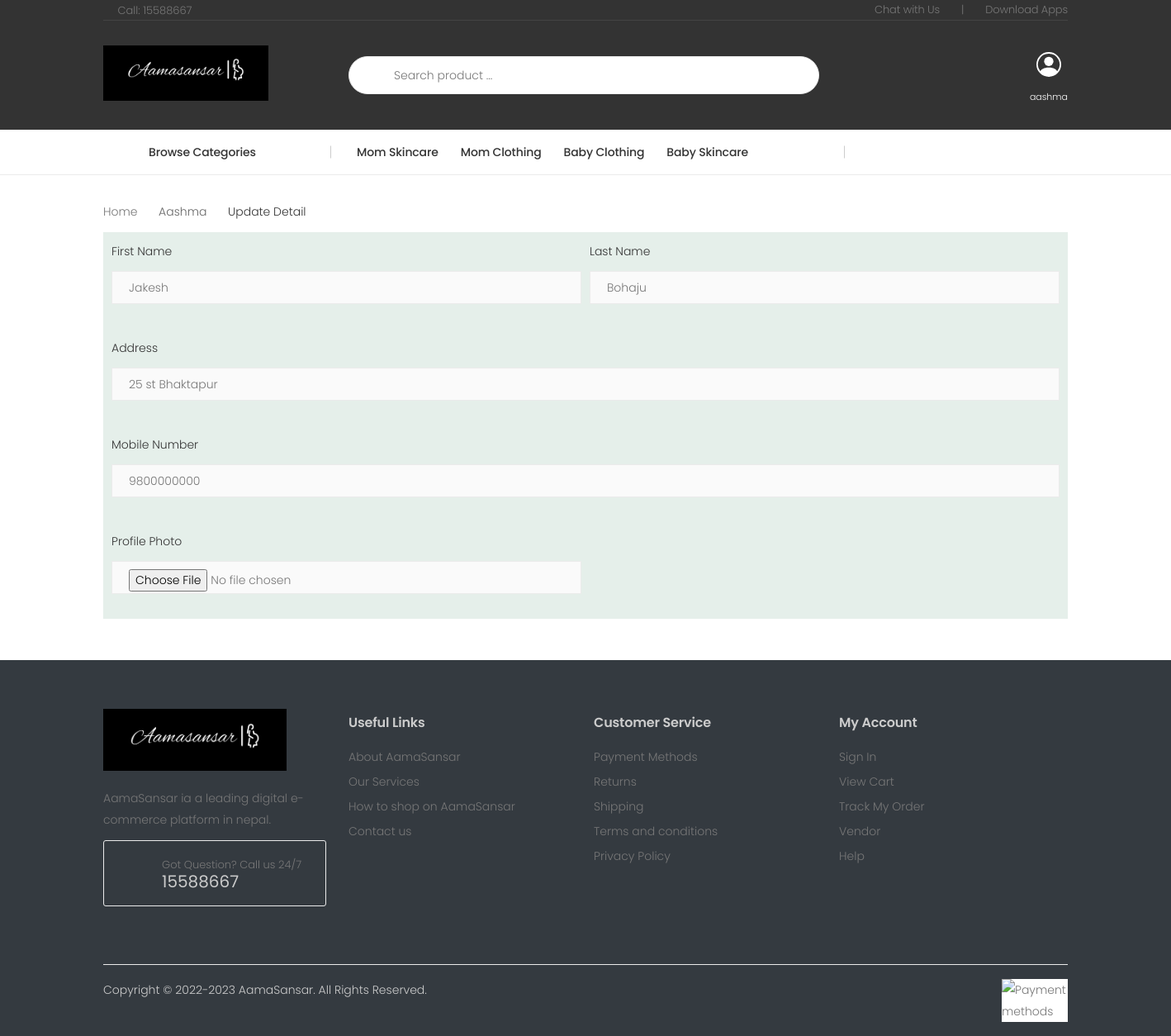
/update-profile/aaa/2 (signed in), run on the app's committed database.
### ecomadmin/models.py (models this page shows, shortened)
class About(models.Model):
    title = models.CharField(max_length=200)
    description = models.CharField(max_length=1000)
    logo = models.ImageField(blank=True, null=True, upload_to="AboutUs")
    photo = models.ImageField(blank=True, null=True, upload_to="AboutUs")
    phoneNo = models.CharField(max_length=9)
    mobileNo = models.CharField(max_length=10, blank=True, null=True)
    address = models.CharField(max_length=100)
    slug = models.SlugField()

### vendor/models.py (models this page shows)
class EcommerceUser(AbstractUser):
    is_vendor = models.BooleanField(default=False)
    is_OTP_verified = models.BooleanField(default=False)

### store/models.py (models this page shows, shortened)
class Category(models.Model):
    title = models.CharField(max_length=50)
    slug = models.SlugField()
    class Meta:
        verbose_name_plural = 'Categories'

### store/views.py (the view, shortened to what this page needs)
# urls.py: path('update-profile/<str:username>/<int:pk>', UpdateProfileView.as_view(), name='update_profile'),
class UpdateProfileView(LoginRequiredMixin, UpdateView):
    template_name = "store/update_profile_form.html"
    fields = ['first_name', 'last_name', 'address', 'mobileNo', 'photo', 'user']
    model = CustomerProfile
    def get_context_data(self, **kwargs):
        context = super().get_context_data(**kwargs)
        try:
            context['about'] = About.objects.all().first()
            context['categories'] = Category.objects.all()
            context['profile'] = CustomerProfile.objects.get(user=self.request.user.id)
        except:
            pass
        return context
    def get_queryset(self):
        return CustomerProfile.objects.filter(id=self.kwargs.get('pk'))

### store/context_processors.py (called while the page is built)
def cart(request):
    return {'cart': Cart(request)}

### store/templatetags/menu.py (called while the page is built)
@register.inclusion_tag('core/menu.html')
def menu():
    categories = Category.objects.all().order_by('?')
    return {'categories': categories}

### store/templates/store/update_profile_form.html (shortened to what this page needs)
{% extends '_frontend.html' %}
{% block frontend_content %}
    <div class="container-fluid pt-2">
        <main class="main">
            <nav aria-label="breadcrumb" class="breadcrumb-nav border-0 mb-0">
                <div class="container d-flex align-items-center">
                    <ol class="breadcrumb">
                        <li class="breadcrumb-item"><a href="{% url 'frontpage' %}">Home</a></li>
                        <li class="breadcrumb-item">{{ request.user.username }}</li>
                        <li class="breadcrumb-item active" aria-current="page">Update Detail</li>
                    </ol>
                </div>
            </nav>
            <div class="page-content">
                <div class="container">
                    <form method="post" action="" enctype="multipart/form-data" style="background-color: #e5efea">
                        <div class="form-row p-3">
                            <div class="form-group col-md-6">
                                <label class="text-dark" for="firstName">First Name</label>
                                <input type="text" class="form-control" id="firstName" name="first_name"
                                       {% if profile %}value="{{ profile.first_name }}"{% endif %} placeholder="Jakesh">
                            </div>
                            <div class="form-group col-md-6">
                                <label class="text-dark" for="lastName">Last Name</label>
                                <input type="text" class="form-control" id="lastName" name="last_name"
                                       {% if profile %}value="{{ profile.last_name }}"{% endif %} placeholder="Bohaju">
                            </div>
                        </div>
                        <div class="form-group p-3">
                            <label class="text-dark" for="address">Address</label>
                            <input type="text" class="form-control" id="address" name="address"
                                   placeholder="25 st Bhaktapur">
                        </div>
                        <div class="form-group p-3">
                            <label class="text-dark" for="mobileNumber">Mobile Number</label>
                            <input type="text" class="form-control" id="mobileNumber" name="mobileNo"
                                   placeholder="9800000000">
                        </div>
                        <div class="form-row p-3">
                            <div class="form-group col-md-6">
                                <label class="text-dark" for="photo">Profile Photo</label>
                                <input type="file" class="form-control" id="photo" name="photo"
                                        {% if profile.photo %}{{ profile.photo }} {% endif %}>
                            </div>
                            <div class="form-group col-md-4">
                            </div>
                        </div>
                    </form>
                </div>
            </div>
        </main>
    </div>
{% endblock %}

### templates/_frontend.html (shortened to what this page needs)
{% load static %}
{% load menu %}
<!DOCTYPE html>
<html lang="en">
<head>
    <link rel="stylesheet" href="{% static 'dashboard/vendor/fontawesome-free/css/all.min.css' %}">
    <link rel="stylesheet" href="{% static 'frontend/assets/css/bootstrap.min.css' %}">
    <link rel="stylesheet" href="{% static 'frontend/assets/css/plugins/owl-carousel/owl.carousel.css' %}">
    <link rel="stylesheet" href="{% static 'frontend/assets/css/plugins/magnific-popup/magnific-popup.css' %}">
    <link rel="stylesheet" href="{% static 'frontend/assets/css/plugins/jquery.countdown.css' %}">
    <link rel="stylesheet" href="{% static 'frontend/assets/css/style.css' %}">
    <link rel="stylesheet" href="{% static 'frontend/assets/css/skins/skin-demo-3.css' %}">
    <link rel="stylesheet" href="{% static 'frontend/assets/css/demos/demo-3.css' %}">
</head>
<body>
<div class="page-wrapper">
    <header class="header header-intro-clearance header-3">
        <div class="header-top">
            <div class="container">
                <div class="header-left">
                    <a href="tel:#"><i class="icon-phone"></i>Call:  {{ about.phoneNo }}</a>
                </div>
                <div class="header-right">
                    <ul class="top-menu">
                        <li>
                            <ul>
                                <li>
                                    <a href="#">Chat with Us</a>
                                </li>
                                <li>|</li>
                                <li>
                                    <a href="#">Download Apps</a>
                                </li>
                            </ul>
                        </li>
                    </ul>
                </div>
            </div>
        </div>
        <div class="header-middle">
            <div class="container">
                <div class="header-left">
                    <a href="{% url 'frontpage' %}" class="logo">
                        <img src="{{ about.logo.url }}" alt="{{ about.title }}" width="20%" height="20">
                    </a>
                </div>
                <div class="header-center">
                    <div class="header-search header-search-extended header-search-visible d-none d-lg-block">
                        <form action="{% url 'search' %}" method="get">
                            <div class="header-search-wrapper search-wrapper-wide">
                                <button class="btn btn-primary" type="submit"><i class="icon-search"></i></button>
                                <input type="search" class="form-control" name="query" id="query"
                                       placeholder="Search product ..." required>
                            </div>
                        </form>
                    </div>
                </div>
                <div class="header-right">
                    {% if request.user.is_authenticated %}
                        <div class="dropdown cart-dropdown">
                            {% if request.user.is_superuser %}
                                <a href="{% url 'dashboard:admin_index' %}" class="button dropdown-toggle" role="button"
                                   aria-haspopup="true"
                                   aria-expanded="false">
                                    <div class="icon">
                                        <svg xmlns="http://www.w3.org/2000/svg" width="30" height="30"
                                             fill="currentColor"
                                             class="bi bi-box-arrow-in-right" viewBox="0 0 16 16">
                                            <path d="M11 6a3 3 0 1 1-6 0 3 3 0 0 1 6 0z"/>
                                            <path fill-rule="evenodd"
                                                  d="M0 8a8 8 0 1 1 16 0A8 8 0 0 1 0 8zm8-7a7 7 0 0 0-5.468 11.37C3.242 11.226 4.805 10 8 10s4.757 1.225 5.468 2.37A7 7 0 0 0 8 1z"/>
                                        </svg>
                                    </div>
                                    <p class="text-white pt-2">{{ request.user.username }}</p>
                                </a>
                            {% elif request.user.is_vendor %}
                                <a href="{% url 'seller' request.user.id %}" class="dropdown-toggle button"
                                   role="button"
                                   aria-haspopup="true"
                                   aria-expanded="false">
                                    <div class="icon">
                                    </div>
                                    <p class="text-white pt-2">{{ request.user.username }}</p>
                                </a>
                            {% endif %}
                        </div>
                    {% endif %}
                </div>
            </div>
        </div>
        <div class="header-bottom sticky-header">
            <div class="container">
                <div class="header-left">
                    <div class="dropdown category-dropdown">
                        <a href="#" class="dropdown-toggle" role="button" data-toggle="dropdown"
                           aria-haspopup="true"
                           aria-expanded="false" data-display="static" title="Browse Categories">
                            Browse Categories <i class="icon-angle-down"></i>
                        </a>
                    </div>
                </div>
                <div class="header-center">
                    <nav class="main-nav">
                        <ul class="menu sf-arrows">
                            {% menu %}
                        </ul>
                    </nav>
                </div>
            </div>
        </div>
    </header>
    {% block frontend_content %}{% endblock %}
    <footer class="footer bg-dark">
        <div class="footer-middle">
            <div class="container">
                <div class="row">
                    <div class="col-sm-6 col-lg-3">
                        <div class="widget widget-about">
                            <img src="{{ about.logo.url }}" class="footer-logo" alt="{{ about.title }}"
                                 width="80%" height="50%">
                            <p>{{ about.description | truncatewords:15 }}</p>
                            <div class="widget-call">
                                <i class="icon-phone"></i>
                                Got Question? Call us 24/7
                                <a class="text-light" href="tel:#">  {{ about.phoneNo }}</a>
                            </div>
                        </div>
                    </div>
                    <div class="col-sm-6 col-lg-3">
                        <div class="widget">
                            <h4 class="widget-title text-light">Useful Links</h4>
                            <ul class="widget-list">
                                <li><a href="#">About AamaSansar</a></li>
                                <li><a href="#">Our Services</a></li>
                                <li><a href="#">How to shop on AamaSansar</a></li>
                                <li><a href="#">Contact us</a></li>
                            </ul>
                        </div>
                    </div>
                    <div class="col-sm-6 col-lg-3">
                        <div class="widget">
                            <h4 class="widget-title text-light">Customer Service</h4>
                            <ul class="widget-list">
                                <li><a href="#">Payment Methods</a></li>
                                <li><a href="#">Returns</a></li>
                                <li><a href="#">Shipping</a></li>
                                <li><a href="#">Terms and conditions</a></li>
                                <li><a href="#">Privacy Policy</a></li>
                            </ul>
                        </div>
                    </div>
                    <div class="col-sm-6 col-lg-3">
                        <div class="widget">
                            <h4 class="widget-title text-light">My Account</h4>
                            <ul class="widget-list">
                                <li><a href="#">Sign In</a></li>
                                <li><a href="#">View Cart</a></li>
                                <li><a href="#">Track My Order</a></li>
                                <li><a href="#">Vendor</a></li>
                                <li><a href="#">Help</a></li>
                            </ul>
                        </div>
                    </div>
                </div>
            </div>
        </div>
        <div class="footer-bottom bg-dark">
            <div class="container">
                <p class="footer-copyright text-light">Copyright © 2022-{% now "Y" %} {{ about.title }}. All Rights
                    Reserved.</p>
                <figure class="footer-payments">
                    <img class="bg-white" src="{% static 'image/khalti.png' %}" alt="Payment methods" width="80"
                         height="50">
                </figure>
            </div>
        </div>
    </footer>
</div>
</body>
</html>

### core/templates/core/menu.html
{% for category in categories|slice:'6' %}
    <li class="megamenu-container">
        <a href="{% url 'category_detail' category.slug %}">{{ category.title }}</a>
    </li>
{% endfor %}

### static/frontend/assets/css/skins/skin-demo-3.css (style rules this page uses)
a { color:#fcb941 }
.header-3 .header-search-extended .btn,.header-4 .header-search-extended .btn { background-color:transparent;color:#333 }
.btn-primary { color:#fff;background-color:#fcb941;border-color:#fcb941;box-shadow:none }
.header-bottom .menu>li>a:before { background-color:#fcb941 }
.category-dropdown .dropdown-toggle:before { background-color:#fcb941 }

### static/frontend/assets/css/demos/demo-3.css (style rules this page uses)
.footer .footer-middle { border-top:none;padding-bottom:3rem }
.footer .widget-title { font-weight:600 }
.widget-list a { position:relative }
.widget-list a:before { content:'';display:block;position:absolute;left:0;bottom:0;width:100%;height:.1rem;background-color:#fcb941;transform-origin:right center;transform:scale(0, 1);transition:transform .3s ease }
.widget-about p:last-of-type { margin-bottom:1.2rem }
.widget-call { position:relative;font-size:1.3rem;padding:2.1rem 2rem 1.6rem 7rem;border:.1rem solid #ebebeb;border-radius:.3rem;line-height:1.25;max-width:270px }
.widget-call i { display:inline-block;color:#fcb941;font-size:3rem;line-height:1;position:absolute;left:2rem;top:50%;transform:translateY(-50%);-ms-transform:translateY(-50%) }
.widget-call a { display:block;font-weight:400;font-size:2rem;color:#333333 }
.footer-bottom .container { padding-top:1.75rem;padding-bottom:1.75rem }

### data on the page
About: phoneNo "15588667", logo (picture), description "AamaSansar ia a leading digital e-commerce platform in nepal.", title "AamaSansar"
EcommerceUser: user.username "aashma", user.username "Aashma"
Category: title "Mom Skincare"
Category: title "Mom Clothing"
Category: title "Baby Clothing"
Category: title "Baby Skincare"
